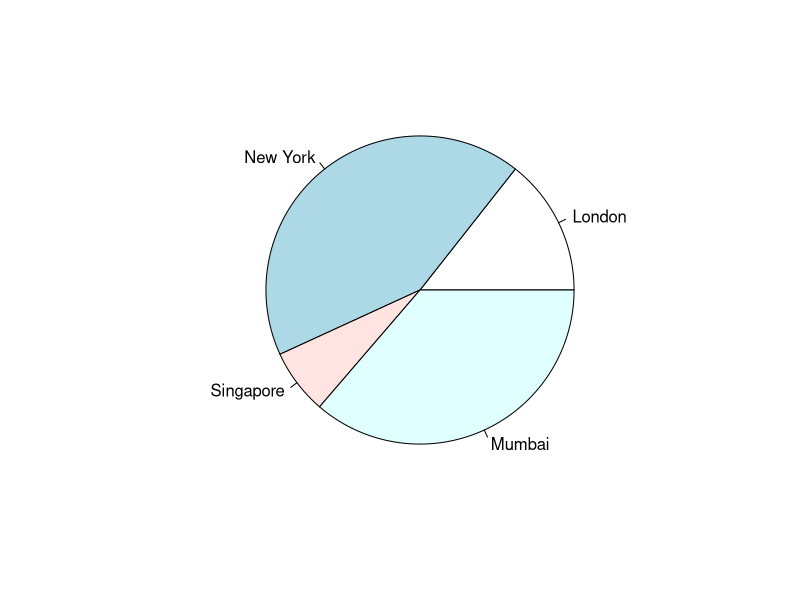
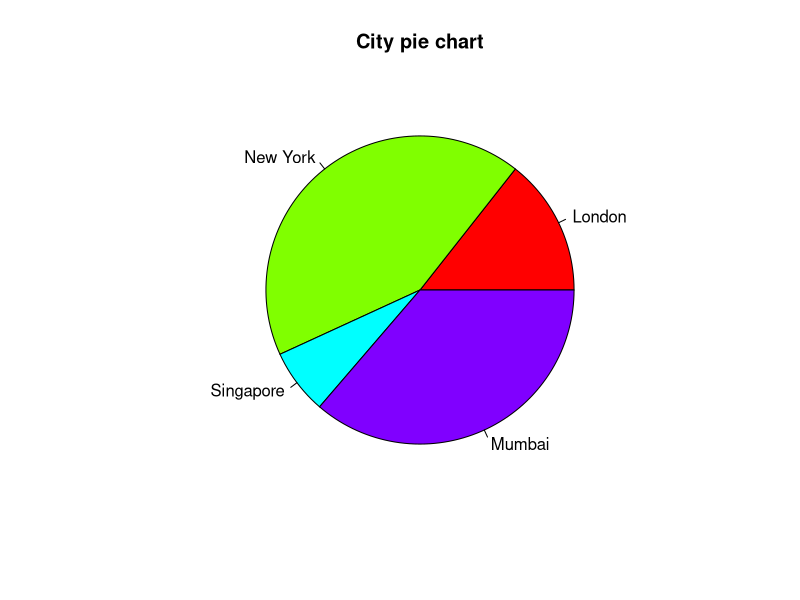
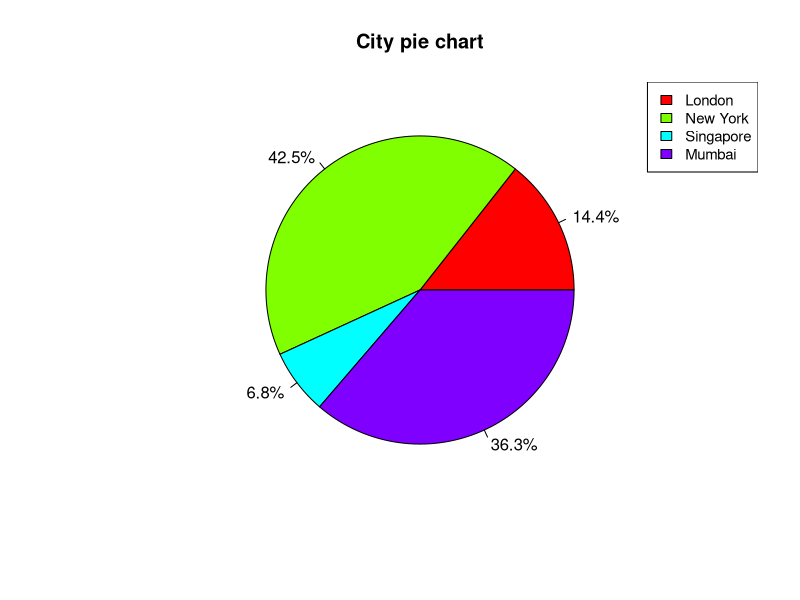
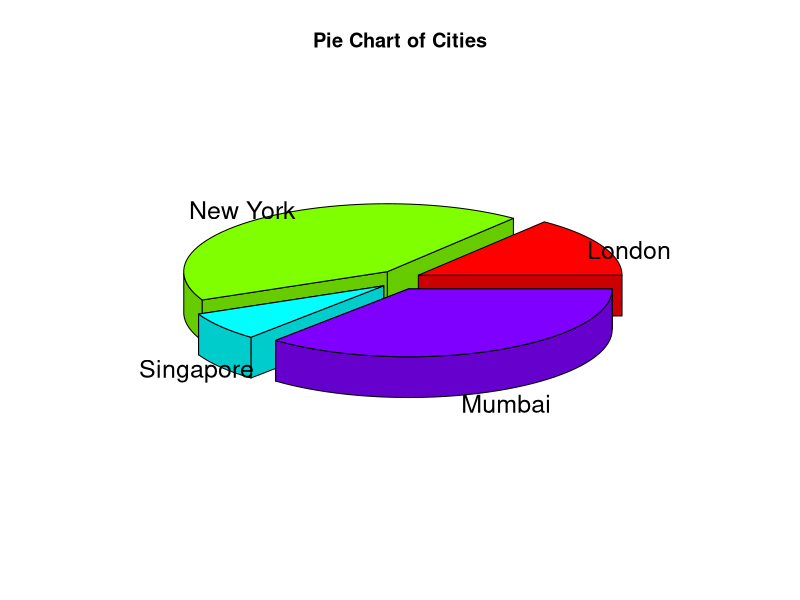
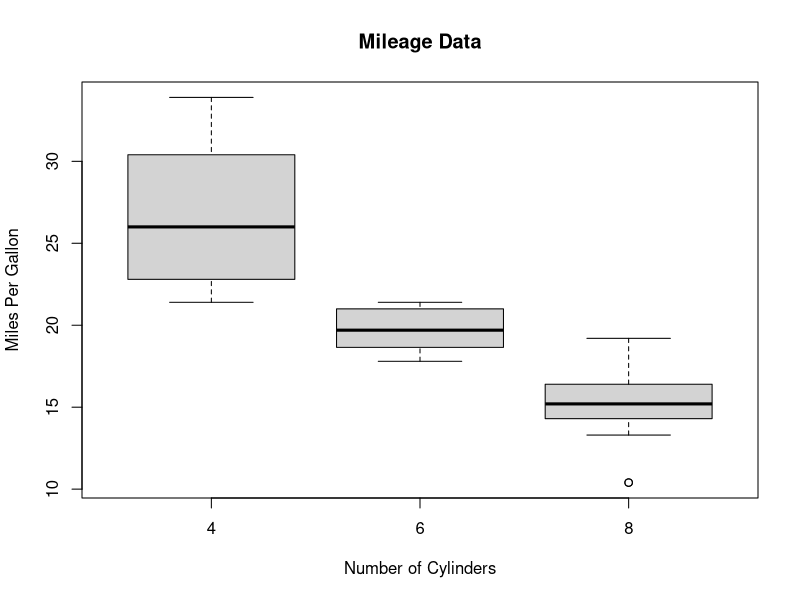
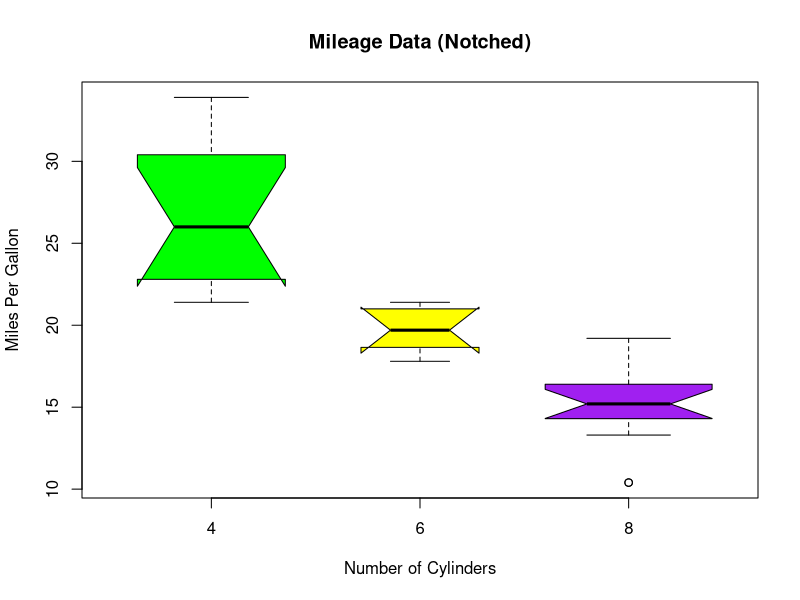
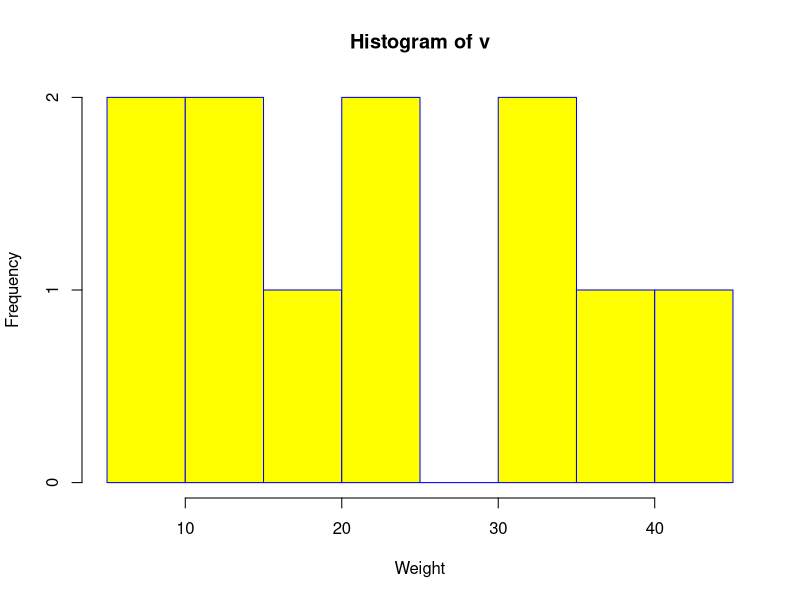
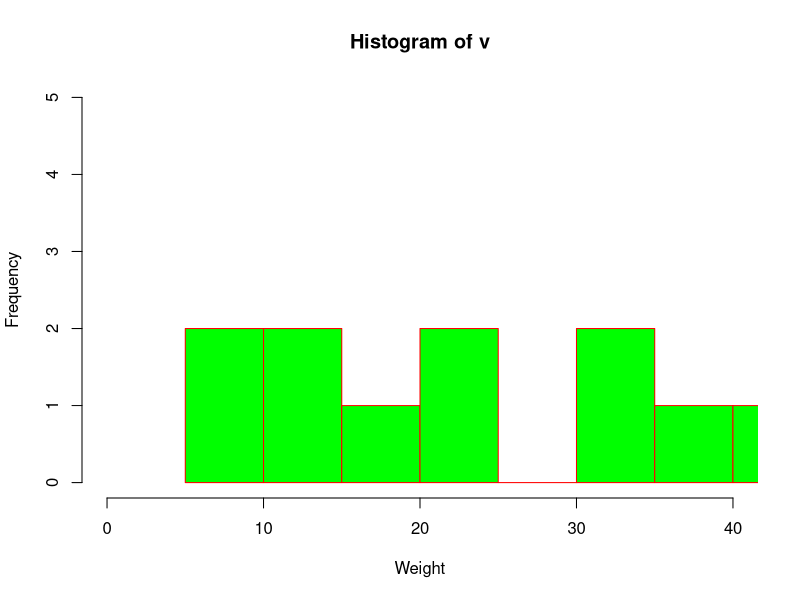

Write R code to recreate these figures, in order.
# Lab 8a - Built-in datasets & Data Visualization in R

# Ensure outputs go into this lab folder
out_dir <- "Lab8"
if (!dir.exists(out_dir)) dir.create(out_dir, recursive = TRUE)

cat("=== Lab 8a ===\n")

# 1. Using sample datasets from library
cat("\n--- 1.1 data() list of built-in datasets (truncated) ---\n")
data()

cat("\n--- 1.2 Load mtcars and preview ---\n")
data(mtcars)
print(head(mtcars, 10))

input <- mtcars[, c("mpg", "cyl")]
print(head(input))

# 2. Visualizing basic plots
# NOTE: demo(graphics) / demo(image) is interactive in many environments.
# We skip running those demos here and focus on producing the required plot types
# as files in the working directory.

cat("\n--- 2.2-2.4 Pie charts (saved to PNG) ---\n")
x <- c(21, 62, 10, 53)
labels <- c("London", "New York", "Singapore", "Mumbai")

png(file = file.path(out_dir, "city_pie_basic.png"), width = 900, height = 700)
pie(x, labels)
dev.off()

png(file = file.path(out_dir, "city_pie_title_colors.png"), width = 900, height = 700)
pie(x, labels, main = "City pie chart", col = rainbow(length(x)))
dev.off()

piepercent <- round(100 * x / sum(x), 1)
png(file = file.path(out_dir, "city_pie_percent_legend.png"), width = 900, height = 700)
pie(x, labels = paste0(piepercent, "%"), main = "City pie chart", col = rainbow(length(x)))
legend("topright", labels, cex = 0.9, fill = rainbow(length(x)))
dev.off()

cat("\n--- 2.5 3D pie chart (plotrix) ---\n")
cran <- "https://cran.r-project.org/"
user_lib <- Sys.getenv("R_LIBS_USER")
if (!require("plotrix", quietly = TRUE)) install.packages("plotrix", lib = user_lib, repos = cran)
library(plotrix)

png(file = file.path(out_dir, "city_pie_3d.png"), width = 900, height = 700)
pie3D(x, labels = labels, explode = 0.1, main = "Pie Chart of Cities")
dev.off()

cat("\n--- 2.6-2.7 Box plots (mtcars) ---\n")
png(file = file.path(out_dir, "boxplot_mpg_by_cyl.png"), width = 900, height = 700)
boxplot(mpg ~ cyl,
  data = mtcars,
  xlab = "Number of Cylinders",
  ylab = "Miles Per Gallon",
  main = "Mileage Data"
)
dev.off()

png(file = file.path(out_dir, "boxplot_mpg_by_cyl_notch.png"), width = 900, height = 700)
boxplot(mpg ~ cyl,
  data = mtcars,
  xlab = "Number of Cylinders",
  ylab = "Miles Per Gallon",
  main = "Mileage Data (Notched)",
  notch = TRUE,
  varwidth = TRUE,
  col = c("green", "yellow", "purple")
)
dev.off()

cat("\n--- 2.8-2.9 Histograms ---\n")
v <- c(9, 13, 21, 8, 36, 22, 12, 41, 31, 33, 19)

png(file = file.path(out_dir, "hist_basic.png"), width = 900, height = 700)
hist(v, xlab = "Weight", col = "yellow", border = "blue")
dev.off()

png(file = file.path(out_dir, "hist_ranges.png"), width = 900, height = 700)
hist(v,
  xlab = "Weight", col = "green", border = "red",
  xlim = c(0, 40), ylim = c(0, 5), breaks = 5
)
dev.off()

cat("\n--- 2.10-2.11 Scatterplots ---\n")
input2 <- mtcars[, c("wt", "mpg")]

png(file = file.path(out_dir, "scatter_wt_mpg.png"), width = 900, height = 700)
plot(
  x = input2$wt, y = input2$mpg,
  xlab = "Weight",
  ylab = "Mileage",
  xlim = c(2.5, 5),
  ylim = c(15, 30),
  main = "Weight vs Mileage"
)
dev.off()

png(file = file.path(out_dir, "pairs_matrix.png"), width = 900, height = 700)
pairs(~wt + mpg + disp + cyl, data = mtcars, main = "Scatterplot Matrix")
dev.off()

cat("\n--- 2.12-2.14 Bar charts ---\n")
H <- c(7, 12, 28, 3, 41)

png(file = file.path(out_dir, "bar_basic.png"), width = 900, height = 700)
barplot(H)
dev.off()

M <- c("Mar", "Apr", "May", "Jun", "Jul")
png(file = file.path(out_dir, "bar_labeled.png"), width = 900, height = 700)
barplot(H, names.arg = M, xlab = "Month", ylab = "Revenue", col = "blue",
  main = "Revenue chart", border = "red"
)
dev.off()

colors <- c("green", "orange", "brown")
months <- c("Mar", "Apr", "May", "Jun", "Jul")
regions <- c("East", "West", "North")
Values <- matrix(c(2, 9, 3, 11, 9, 4, 8, 7, 3, 12, 5, 2, 8, 10, 11),
  nrow = 3, ncol = 5, byrow = TRUE
)

png(file = file.path(out_dir, "bar_grouped.png"), width = 900, height = 700)
barplot(Values, main = "Total revenue", names.arg = months, xlab = "month",
  ylab = "revenue", col = colors
)
legend("topleft", regions, cex = 1.1, fill = colors)
dev.off()

png(file = file.path(out_dir, "bar_stacked.png"), width = 900, height = 700)
barplot(Values, main = "Total revenue (stacked)", names.arg = months, xlab = "month",
  ylab = "revenue", col = colors
)
legend("topleft", regions, cex = 1.1, fill = colors)
dev.off()

cat("\n--- 2.15-2.17 Line graphs ---\n")
v2 <- c(7, 12, 28, 3, 41)
t2 <- c(14, 7, 6, 19, 3)

png(file = file.path(out_dir, "line_basic.png"), width = 900, height = 700)
plot(v2, type = "o")
dev.off()

png(file = file.path(out_dir, "line_labeled.png"), width = 900, height = 700)
plot(v2, type = "o", col = "red", xlab = "Month", ylab = "Rain fall",
  main = "Rain fall chart"
)
dev.off()

png(file = file.path(out_dir, "line_multiple.png"), width = 900, height = 700)
plot(v2, type = "o", col = "red", xlab = "Month", ylab = "Rain fall",
  main = "Rain fall chart"
)
lines(t2, type = "o", col = "blue")
legend("topright", c("v", "t"), col = c("red", "blue"), lty = 1, pch = 1)
dev.off()

cat("\nSaved plot files in:", normalizePath(out_dir), "\n")
